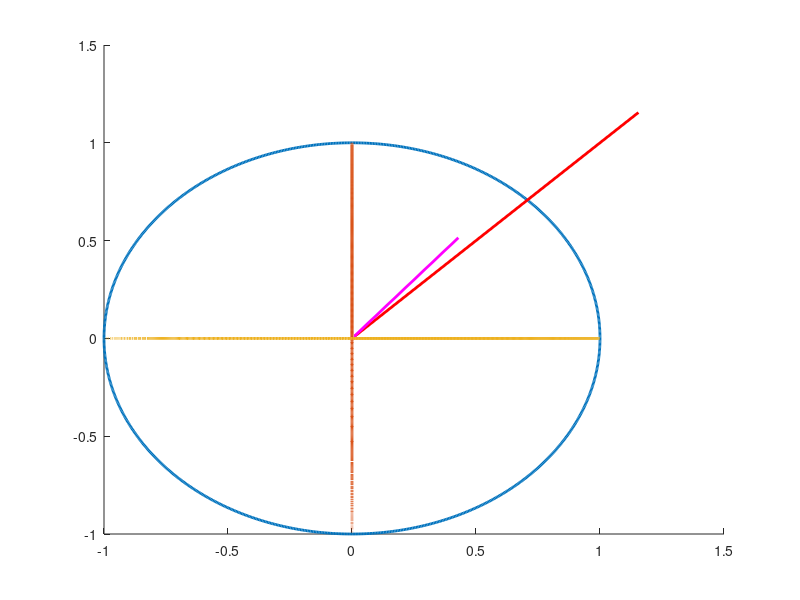

Reproduce this figure in MATLAB. (Note: this script raises an error after producing the figure.)
%   Author: Ying Xiong.
%   Created: Feb 09, 2014.

% Rotation axis.
ax = [1; 1; 1];
ax = ax / norm(ax);

% Rotation angle.
theta = -5*pi/6;

% Original vector.
u = [0.5; 0.6; sqrt(3)/2];
u = u / norm(u);

figure; hold on;
% Draw the circle frame.
nSamples = 1000;
t = linspace(-pi, pi, nSamples);
z = zeros(size(t));
plot3(cos(t), sin(t), z, 'LineWidth', 2);
plot3(z, cos(t), sin(t), 'LineWidth', 2);
plot3(cos(t), z, sin(t), 'LineWidth', 2);

% Draw rotation axis.
plot3([0 ax(1)*2], [0 ax(2)*2], [0 ax(3)*2], 'r', 'LineWidth', 2);

% Rotate the 'u' vector and draw results.
plot3([0 u(1)], [0 u(2)], [0 u(3)], 'm', 'LineWidth', 2);
v = RotateVecByAxisAngle(u, ax, theta);
plot3([0 v(1)], [0 v(2)], [0 v(3)], 'm', 'LineWidth', 2);

% Draw the circle that is all rotations of 'u' across 'ax' with differen angles.
v = RotateVecByAxisAngle(repmat(u, [1, nSamples]), ax, t);
plot3(v(1,:), v(2,:), v(3,:), 'm', 'LineWidth', 2);

view(-170, 8);
axis equal; axis off;
